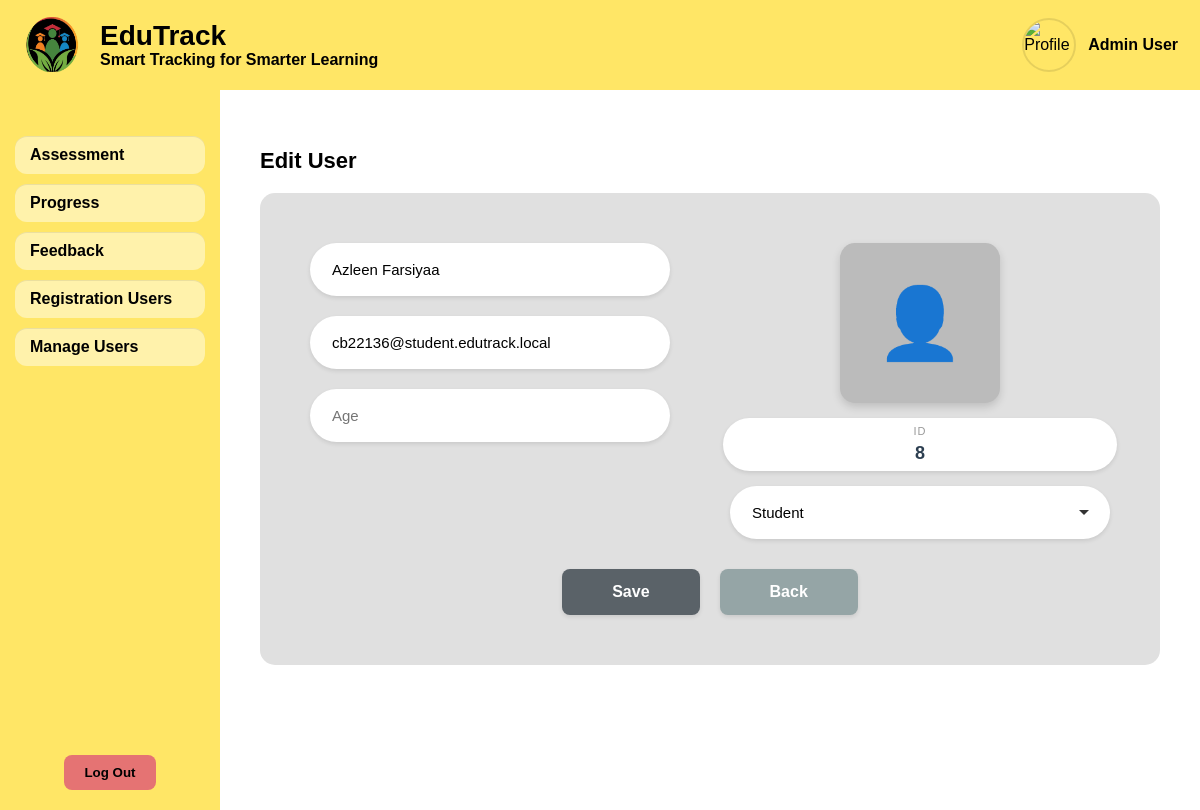
/edit_user.php?id=8 (signed in), run on the app's committed database.
### tables this page shows
CREATE TABLE `user` (
  `userID` int NOT NULL,
  `full_name` varchar(255) NOT NULL,
  `email` varchar(255) NOT NULL,
  `password_hash` varchar(255) NOT NULL,
  `role` enum('student','lecturer','admin') NOT NULL,
  `status` enum('pending','active','deactivated','rejected') NOT NULL DEFAULT 'pending',
  `age` int DEFAULT NULL,
  `approved_at` timestamp NULL DEFAULT NULL,
  `created_at` timestamp NOT NULL DEFAULT CURRENT_TIMESTAMP,
  `updated_at` timestamp NOT NULL DEFAULT CURRENT_TIMESTAMP ON UPDATE CURRENT_TIMESTAMP,
  `last_login_at` timestamp NULL DEFAULT NULL,
  `deleted_at` timestamp NULL DEFAULT NULL,
  `force_password_reset` tinyint(1) NOT NULL DEFAULT '0'
);

### includes/functions.php (called while the page is built, shortened)
<?php
function get_user_by_id($conn, $userID)
{
    $stmt = $conn->prepare("SELECT * FROM user WHERE userID = ? AND deleted_at IS NULL");
    $stmt->bind_param("i", $userID);
    $stmt->execute();
    $result = $stmt->get_result();
    return $result->fetch_assoc();
}

### edit_user.php (the view, shortened to what this page needs)
<?php
require_once 'config.php';
require_once 'includes/functions.php';
$current_user = get_user_by_id($conn, $_SESSION['userID']);
$userID = intval($_GET['id']);
$user = get_user_by_id($conn, $userID);
?>
<!DOCTYPE html>
<html lang="en">
<head>
    <link rel="stylesheet" href="style.css">
</head>
<body>
    <div class="header admin-theme">
        <div class="brand">
            <img src="assets/logoedutrack.png" alt="EduTrack Logo">
            <div class="title">
                <h1>EduTrack</h1>
                <span>Smart Tracking for Smarter Learning</span>
            </div>
        </div>
        <div class="user-info">
            <?php if (!empty($current_user['profile_picture']) && file_exists($current_user['profile_picture'])): ?>
                <img src="<?php echo htmlspecialchars($current_user['profile_picture']); ?>" class="profile-icon" alt="Profile">
            <?php else: ?>
                <img src="assets/profile.png" class="profile-icon" alt="Profile">
            <?php endif; ?>
            <span class="user-name"><?php echo htmlspecialchars($current_user['full_name']); ?></span>
        </div>
    </div>
    <div class="content-wrapper">
        <div class="sidebar admin-theme">
            <ul>
                <li><a href="admin_dashboard.php">Assessment</a></li>
                <li><a href="#">Progress</a></li>
                <li><a href="#">Feedback</a></li>
                <li><a href="registration_users.php">Registration Users</a></li>
                <li><a href="manage_users.php">Manage Users</a></li>
            </ul>
            <button class="logout-btn" onclick="window.location.href='logout.php'">Log Out</button>
        </div>
        <div class="main-content">
            <div class="topbar">
                <h2>Edit User</h2>
            </div>
            <form method="POST" action="" enctype="multipart/form-data">
                <div class="user-container">
                    <div class="user-grid">
                        <div class="user-info-edit">
                            <div class="form-group">
                                <input type="text" name="full_name" placeholder="Full Name" value="<?php echo htmlspecialchars($user['full_name']); ?>" required>
                            </div>
                            <div class="form-group">
                                <input type="email" name="email" placeholder="Email" value="<?php echo htmlspecialchars($user['email']); ?>" required>
                            </div>
                            <div class="form-group">
                                <input type="number" name="age" placeholder="Age" min="1" max="120" value="<?php echo htmlspecialchars($user['age'] ?? ''); ?>" required>
                            </div>
                        </div>
                        <div class="user-photo-section">
                            <div class="user-photo" onclick="document.getElementById('profile_picture_input').click()">
                                <?php if (!empty($user['profile_picture']) && file_exists($user['profile_picture'])): ?>
                                    <img src="<?php echo htmlspecialchars($user['profile_picture']); ?>" alt="Profile Picture">
                                <?php else: ?>
                                    👤
                                <?php endif; ?>
                            </div>
                            <div class="user-id-field">
                                <label>ID</label>
                                <div class="value"><?php echo htmlspecialchars($user['userID']); ?></div>
                            </div>
                            <div class="form-group" style="width: 100%;">
                                <select name="role" required>
                                    <option value="student" <?php echo $user['role'] === 'student' ? 'selected' : ''; ?>>Student</option>
                                </select>
                            </div>
                        </div>
                    </div>
                    <div class="action-buttons">
                        <button type="submit" class="btn btn-save">Save</button>
                        <a href="javascript:history.back()" class="btn btn-back">Back</a>
                    </div>
                </div>
            </form>
        </div>
    </div>
</body>
</html>

### style.css (style rules this page uses)
body { margin: 0; font-family: "Poppins", sans-serif; }
.content-wrapper { display: flex; min-height: calc(100vh - 90px); }
.header { height: 90px; display: flex; align-items: center; justify-content: space-between; padding: 0 22px; }
.brand { display: flex; align-items: center; gap: 14px; }
.brand img { width: 64px; height: 64px; }
.brand .title { display: flex; flex-direction: column; }
.brand .title h1 { font-size: 28px; line-height: 1.1; margin: 0; }
.brand .title span { font-size: 16px; font-weight: 600; }
.sidebar { width: 220px; height: calc(100vh - 100px); color: #000; display: flex; flex-direction: column; align-items: center; padding-top: 20px; position: sticky; top: 0; overflow-y: auto; }
.sidebar ul { list-style: none; padding: 0; width: 100%; }
.sidebar ul li { margin: 10px 0; }
.sidebar ul li a { display: block; padding: 10px 15px; text-align: left; border-radius: 12px; margin: 0 15px; text-decoration: none; color: #000; font-weight: 600; background: rgba(255,255,255,0.45); box-shadow: 0 1px 0 rgba(0,0,0,0.08) inset; }
.admin-theme { background-color: #ffe666; }
.logout-btn { background-color: #e57373; color: #000; font-weight: bold; border: none; padding: 10px 20px; border-radius: 8px; cursor: pointer; margin-top: auto; margin-bottom: 20px; }
.main-content { flex: 1; padding: 40px; background: #fff; }
.topbar { display: flex; justify-content: space-between; align-items: center; }
.topbar h2 { font-size: 22px; }
.user-info { display: flex; align-items: center; gap: 12px; }
.user-info .profile-icon { width: 50px; height: 50px; border-radius: 50%; object-fit: cover; border: 2px solid rgba(0,0,0,0.1); }
.user-info .user-name { font-size: 16px; font-weight: 600; color: #000; }
.profile-icon { width: 40px; height: 40px; border: 1px solid #aaa; border-radius: 5px; }

### edit_user.php (style rules this page uses)
.user-container { background: #e0e0e0; padding: 50px; border-radius: 15px; max-width: 900px; margin: 0 auto; }
.user-grid { display: grid; grid-template-columns: 1fr 1fr; gap: 40px; align-items: start; }
.user-info-edit { display: flex; flex-direction: column; gap: 20px; margin-right: 4rem; }
.form-group { margin-bottom: 0; }
.form-group input, .form-group select { width: 100%; padding: 18px 22px; border: none; border-radius: 30px; font-size: 15px; background: white; box-shadow: 0 2px 4px rgba(0, 0, 0, 0.1); transition: all 0.3s ease; }
.form-group select { appearance: none; background-repeat: no-repeat; background-position: right 20px center; background-color: white; padding-right: 45px; }
.user-photo-section { display: flex; flex-direction: column; align-items: center; gap: 15px; }
.user-photo { width: 160px; height: 160px; background: #bbb; border-radius: 15px; display: flex; align-items: center; justify-content: center; font-size: 70px; color: white; overflow: hidden; cursor: pointer; position: relative; box-shadow: 0 4px 8px rgba(0, 0, 0, 0.15); transition: transform 0.3s ease; }
.user-id-field { width: 100%; background: white; padding: 7px; border-radius: 30px; text-align: center; box-shadow: 0 2px 4px rgba(0, 0, 0, 0.1); }
.user-id-field label { display: block; font-size: 11px; color: #999; margin-bottom: 6px; text-transform: uppercase; letter-spacing: 1px; }
.user-id-field .value { font-size: 18px; color: #2c3e50; font-weight: 600; }
.action-buttons { display: flex; gap: 20px; justify-content: center; margin-top: 30px; }
.btn { padding: 14px 50px; border: none; border-radius: 8px; cursor: pointer; font-size: 16px; font-weight: 600; text-decoration: none; display: inline-block; transition: all 0.3s ease; box-shadow: 0 2px 4px rgba(0, 0, 0, 0.1); }
.btn-save { background: #5a6268; color: white; }
.btn-back { background: #95a5a6; color: white; }

### data on the page
user: full_name "Admin User"
user: full_name "Azleen Farsiyaa", email "cb22136@student.edutrack.local", userID "8", role "Student"
